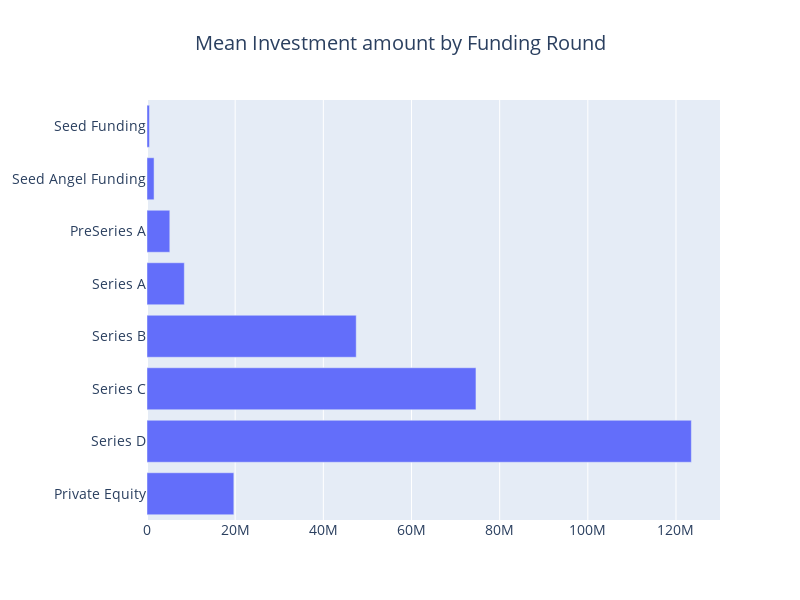

The code cell stored with this chart in its notebook:
### Markdown cell above
* Private equity funding seems to be the one with high number of deals and the highest sum value of 26.7B raised as well
* Though seed funding has 1388 funding deals, the sum of money raised is just about 500M since they happen during the very early stages of a startup.

Now let us see what is the average value raised by the startups in each of these funding rounds.

### Code cell
#cnt_df = cnt_df.iloc[:10,:]
cnt_df = df.groupby('InvestmentType')['CleanedAmount'].agg(['size', 'sum', 'mean'])
cnt_df = cnt_df.sort_values(by="size", ascending=False)
cnt_srs = cnt_df["mean"]
cnt_srs = cnt_srs[["Seed Funding", "Seed Angel Funding", "PreSeries A", "Series A", "Series B", "Series C", "Series D", "Private Equity"]]
layout = go.Layout(
    title=go.layout.Title(
        text="Mean Investment amount by Funding Round",
        x=0.5
    ),
    font=dict(size=14),
    width=800,
    height=600,
)

data = [horizontal_bar_chart(cnt_srs)]
fig = go.Figure(data=data, layout=layout)
py.iplot(fig, filename="funding")

### Figure 1 — Plotly figure (JSON) as saved in the notebook; plotly's stock layout.template omitted (floating-point values rounded to 4 significant figures)
{"data": [{"orientation": "h", "showlegend": false, "type": "bar", "x": [19700000.0, 123483250, 74620000.0, 47460000.0, 8467000.0, 5171000.0, 1600000.0, 556400.0], "y": ["Private Equity", "Series D", "Series C", "Series B", "Series A", "PreSeries A", "Seed Angel Funding", "Seed Funding"]}], "layout": {"font": {"size": 14}, "height": 600, "title": {"text": "Mean Investment amount by Funding Round", "x": 0.5}, "width": 800}}
